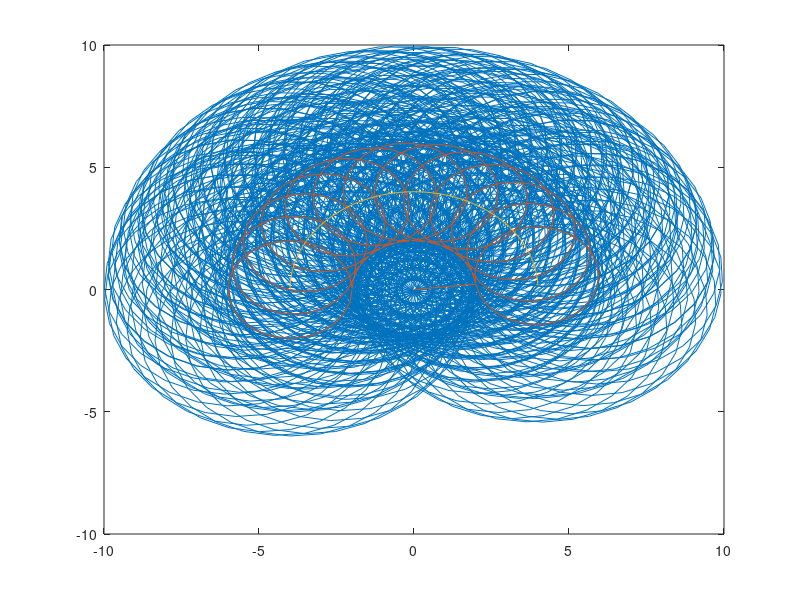

Write the MATLAB code that produced this figure.
clear all 
close all 
clc

k=1;
m=1;

l1= 4;
l2= 2;
l3= 4;

q1= -pi/2:0.01:pi/2; 
q2= deg2rad(-180):0.01:deg2rad(+180); 
q3= -pi:0.01:pi; 


posx= zeros(1,length(q1)*length(q2));
posy= zeros(1,length(q1)*length(q2));

posxd= zeros(1,length(q1)*length(q2));
posyd= zeros(1,length(q1)*length(q2));

posx0= zeros(1,6480);
posy0= zeros(1,6480);

for i=1:25:length(q1)
    for j= 1:25:length(q2)
        for p= 1:25:length(q3)
        
        posx(k)= l1*cos(q1(i))+l2*cos(q1(i)+q2(j))+l3*cos(q1(i)+q2(j)+q3(p));
        posy(k)= l1*sin(q1(i))+l2*sin(q1(i)+q2(j))+l3*sin(q1(i)+q2(j)+q3(p)); 
    
        
         posxd(k)= l1*cos(q1(i))+l2*cos(q1(i)+q2(j));
         posyd(k)= l1*sin(q1(i))+l2*sin(q1(i)+q2(j));  
        
        k=k+1;
        end 
    end 
end 

for i=1:5:length(q1)
    for j= 1:5:length(q2)
        
        posx0(m)= l1*cos(q1(i));
        posy0(m)= l1*sin(q1(i));  
        m=m+1;
    end 
end 


 plot(posy, posx), hold on, plot(posyd, posxd), hold on, plot(posy0, posx0);

